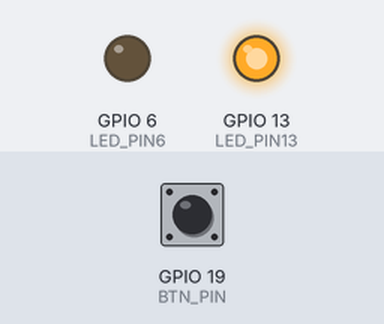
This program was run on a simulated Raspberry Pi (BCM pin numbers). Parts: output pins drawn as LEDs (lit = HIGH). Dashed ring = blinking. The test bench sets the inputs (shaded band); at power-on: GPIO 19 (BTN_PIN) LOW.

Above: at 1.2 s.
1.3 s: GPIO 19 (BTN_PIN) pulled HIGH for 0.15 s
At 1.9 s:
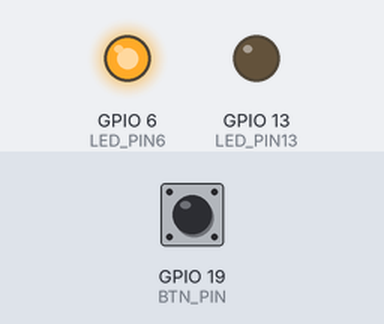
4.4 s: GPIO 19 (BTN_PIN) pulled HIGH for 1 s
At 6.2 s:
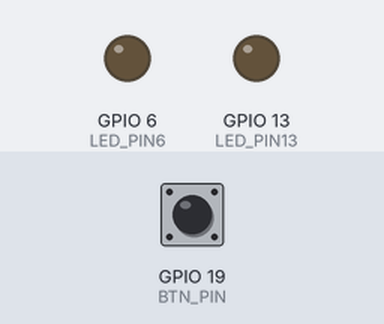
7.9 s: GPIO 19 (BTN_PIN) pulled HIGH for 3.2 s
At 8.9 s:
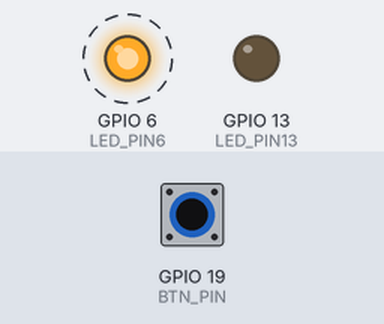
Timing chart, 0 to 13.4 s (numbered marks = the images above; inputs shaded):
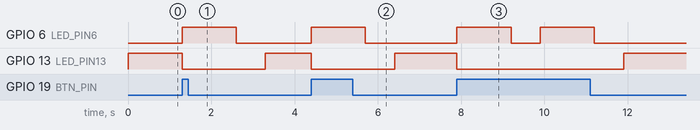

Measured:
- after the input at 1.3 s, GPIO 6 (LED_PIN6): LOW → HIGH at once, → LOW 1.3 s later; GPIO 13 (LED_PIN13): HIGH → LOW at once, → HIGH 2.0 s later
- after the input at 4.4 s, GPIO 6 (LED_PIN6): LOW → HIGH at once, → LOW 1.3 s later; GPIO 13 (LED_PIN13): HIGH → LOW at once, → HIGH 2.0 s later
- after the input at 7.9 s, GPIO 6 (LED_PIN6): alternates HIGH for 1.3 s and LOW for 0.70 s, 4 changes in all, then stays LOW, starting at once; GPIO 13 (LED_PIN13): HIGH → LOW at once, → HIGH 4.0 s later

The program:

4c.py
```python
#bron powerpoint van Hardware Interfacing periode 6 les 2
import RPi.GPIO as GPIO
import time

LED_PIN6 = 6
LED_PIN13 = 13
BTN_PIN = 19


GPIO.setmode(GPIO.BCM)
GPIO.setup(LED_PIN6, GPIO.OUT)
GPIO.setup(LED_PIN13, GPIO.OUT)
GPIO.setup(BTN_PIN, GPIO.IN, GPIO.PUD_DOWN)

#als de knop wordt ingedrukt gaat de eerste led voor 1.3s aan en 0.7s uit en de staat de tweede led uit,
#als de knop niet ingedrukt is staat de eerste uit en de tweede led aan
while True:
    buttonState = GPIO.input(BTN_PIN)

    if buttonState == GPIO.HIGH:
        GPIO.output(LED_PIN13, GPIO.LOW)
        GPIO.output(LED_PIN6, GPIO.HIGH)
        time.sleep(1.3)
        GPIO.output(LED_PIN6, GPIO.LOW)
        time.sleep(0.7)
    else:
        GPIO.output(LED_PIN6, GPIO.LOW)
        GPIO.output(LED_PIN13, GPIO.HIGH)
```
